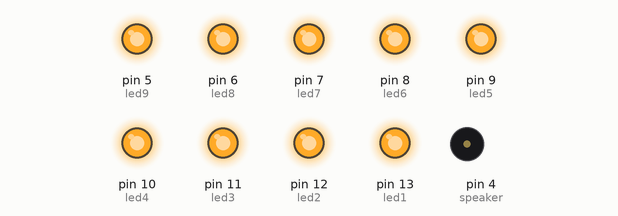
Recording of a sketch running on a simulated Arduino Uno, built with avr-gcc and run on an emulated ATmega328P. Shown: output pins drawn as LEDs (lit = HIGH), buzzer (waves = sounding).

Above: at 0.5 s.
At 1.5 s:
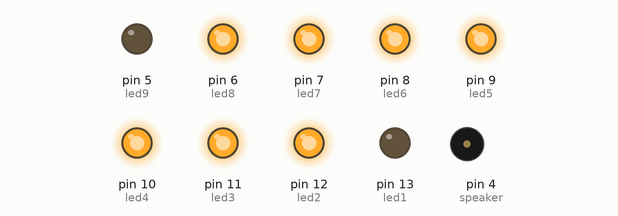
At 2.5 s:
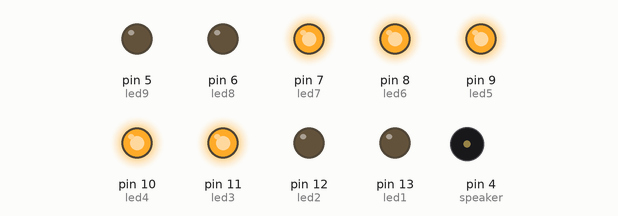
At 3.5 s:
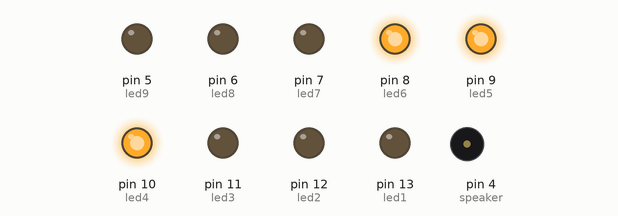
At 4.5 s:
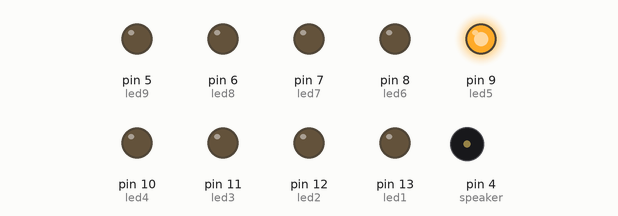
At 5.3 s:
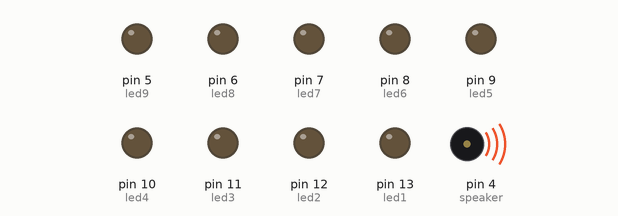
Timing chart, 0 to 7.3 s (numbered marks = the images above):
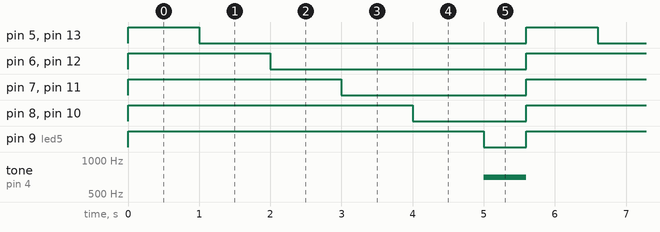

Measured:
- by itself, pin 5 (led9), pin 13 (led1): alternates HIGH for 1.0 s and LOW for 4.6 s
- by itself, pin 6 (led8), pin 12 (led2): alternates HIGH for 2.0 s and LOW for 3.6 s
- by itself, pin 7 (led7), pin 11 (led3): alternates HIGH for 3.0 s and LOW for 2.6 s
- by itself, pin 8 (led6), pin 10 (led4): alternates HIGH for 4.0 s and LOW for 1.6 s
- by itself, pin 9 (led5): alternates HIGH for 5.0 s and LOW for 0.60 s
- by itself, tone on pin 4 (speaker): alternates 700 Hz for 0.60 s and silent for 5.0 s

The sketch:

Team10_Jeopardy.ino
```cpp
int led1=13;
int led2=12;
int led3=11;
int led4=10;
int led5=9;
int led6=8;
int led7=7;
int led8=6;
int led9=5;
int speaker=4;
int wait=1000;

int note[]=
{
  262,
  294,
  330,
  349,
  392,
  440,
  494,
  523
};

int c=note[0];
int d=note[1];
int e=note[2];
int f=note[3];
int g=note[4];
int A=note[5];
int B=note[6];
int C=note[7];

void setup()
{
  pinMode(led1,OUTPUT);
  pinMode(led2,OUTPUT);
  pinMode(led3,OUTPUT);
  pinMode(led4,OUTPUT);
  pinMode(led5,OUTPUT);
  pinMode(led6,OUTPUT);
  pinMode(led7,OUTPUT);
  pinMode(led8,OUTPUT);
  pinMode(led9,OUTPUT);
  pinMode(speaker,OUTPUT);
}

void loop()
{
  digitalWrite(led1,HIGH);
  digitalWrite(led2,HIGH);
  digitalWrite(led3,HIGH);
  digitalWrite(led4,HIGH);
  digitalWrite(led5,HIGH);
  digitalWrite(led6,HIGH);
  digitalWrite(led7,HIGH);
  digitalWrite(led8,HIGH);
  digitalWrite(led9,HIGH);
  delay(wait);
  digitalWrite(led1,LOW);
  digitalWrite(led9,LOW);
  delay(wait);
  digitalWrite(led1,LOW);
  digitalWrite(led2,LOW);
  digitalWrite(led8,LOW);
  digitalWrite(led9,LOW);
  delay(wait);
  digitalWrite(led1,LOW);
  digitalWrite(led2,LOW);
  digitalWrite(led3,LOW);
  digitalWrite(led7,LOW);
  digitalWrite(led8,LOW);
  digitalWrite(led9,LOW);
  delay(wait);
  digitalWrite(led1,LOW);
  digitalWrite(led2,LOW);
  digitalWrite(led3,LOW);
  digitalWrite(led4,LOW);
  digitalWrite(led6,LOW);
  digitalWrite(led7,LOW);
  digitalWrite(led8,LOW);
  digitalWrite(led9,LOW);
  delay(wait);
  digitalWrite(led5,LOW);
  tone(speaker,700,200);
  delay(200);
  tone(speaker,700,200);
  delay(200);
  tone(speaker,700,200);
  delay(200);
}
```
